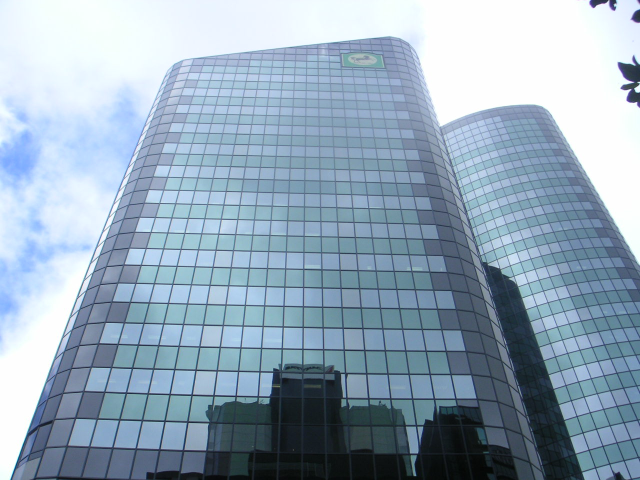
#> input picture resources/skyscrapper.jpg, 1280 x 960 px (shown at 1/2 size)
$ jupyter execute --allow-errors '023.Line Detection.ipynb'   (shell and % lines are left out)   (Python 2 division)
#> lines starting #> are read from the running program, lines starting #| are printed output that depends on the picture; after the words box and inside, x2 and y2 are one past the last pixel; in counts of white or black regions, pixels touching at a corner belong together
### notebook_util.py
from functools import partial

def imshow(cv2, name, input, fig_size=None, cmap="gray"):
    """
    params:
        name - The "title" that would show on OpenCv window.
        input - the input data
        **the two params are the existing parameters in opencv.imshow**
        fig_size - receives a tuple for the image size to be printed in the notebook
        cmap - a matplotlib-compliant color map code to use in our image
    """
    ## by default, we'll infer the image rendering size by the input shape
    ## assuming a density of 80 dpi
    if fig_size is None:
        dpi = 80
        im_data = input
        try:
            height, width, depth = im_data.shape
        except:
            height, width = im_data.shape
        fig_size = width / float(dpi), height / float(dpi)

    try:
        input = cv2.cvtColor(input,cv2.COLOR_BGR2RGB)
    except :
        input = input

    import matplotlib.pyplot as plt
    get_ipython().magic(u'matplotlib inline')

    fig, ax = plt.subplots(figsize=fig_size)
    print("Showing Image: {}".format(name))
    ax.imshow(input, interpolation='none', aspect="auto", cmap=cmap)
    plt.show()

def override_imshow(cv2):
    ## from now on, cv2.imshow will call our function instead.
    cv2.imshow = partial(imshow, cv2)

### 023.Line Detection.ipynb
[cell 1]
import notebook_util
import cv2
from matplotlib import pyplot as plt
import numpy as np
notebook_util.override_imshow(cv2)

## Hough Lines

#> (a cell that did not finish here is left out)

[cell 3]
import cv2
import numpy as np

img = cv2.imread('resources/skyscrapper.jpg')
#> img is the input picture: shape (960, 1280, 3); mean B, G, R 184.8, 167.7, 147.8
gray = cv2.cvtColor(img,cv2.COLOR_BGR2GRAY)
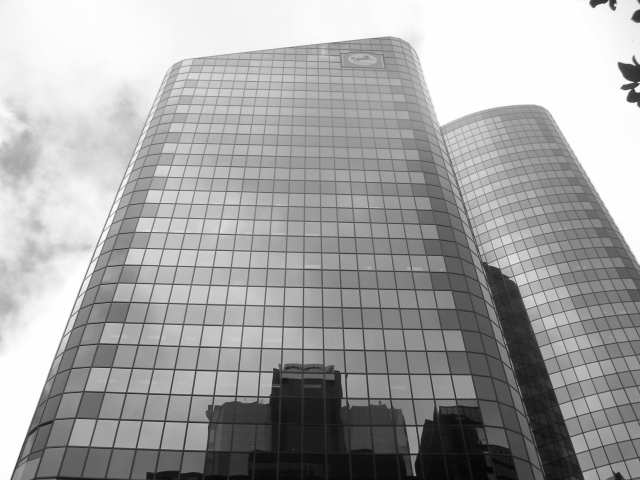
#> gray: shape (960, 1280) (shown at 1/2 size); min 3, max 255, mean 163.7
edges = cv2.Canny(gray,50,150,apertureSize = 3)
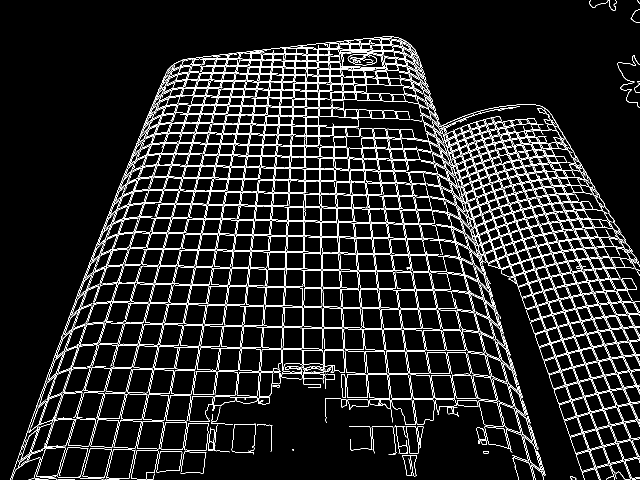
#> edges: shape (960, 1280) (shown at 1/2 size); 8.4% white in thin lines or dots

lines = cv2.HoughLines(edges,1,np.pi/180, 223)
#> lines = 196 rows, first 8: [-652, 3.09], [-649, 3.09], [686, 1.59], [-798, 2.79], [-817, 2.74], [-805, 2.78], [-766, 2.86], [-763, 2.86]
for [[rho,theta]] in lines:
    a = np.cos(theta)
    b = np.sin(theta)
    x0 = a*rho
    y0 = b*rho
    x1 = int(x0 + 1000*(-b))
    y1 = int(y0 + 1000*(a))
    x2 = int(x0 - 1000*(-b))
    y2 = int(y0 - 1000*(a))

    cv2.line(img,(x1,y1),(x2,y2),(0,0,255),2)
#> this loop made 196 passes
#> (rho, theta, a, b, x0, y0, x1, y1) on passes 1 to 3: (-652, 3.09, -0.999, 0.0523, 651.1, -34.12, 598, -1032), (-649, 3.09, -0.999, 0.0523, 648.1, -33.97, 595, -1032), (686, 1.59, -0.0175, 1, -11.97, 685.9, -1011, 668)
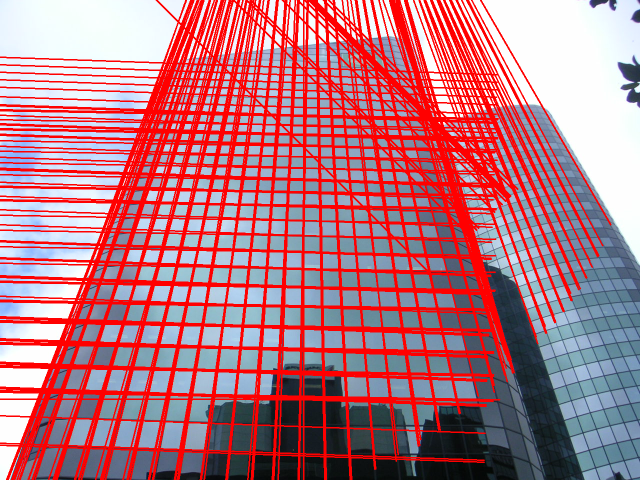
#> img: shape (960, 1280, 3) (shown at 1/2 size); mean B, G, R 128.2, 117.2, 182.4

cv2.imshow('houghlines3.jpg',img)

## Probabilistic Houg Lines

[cell 4]
import cv2
import numpy as np

# Grayscale and Canny Edges extracted
image = cv2.imread('resources/skyscrapper2.jpg')
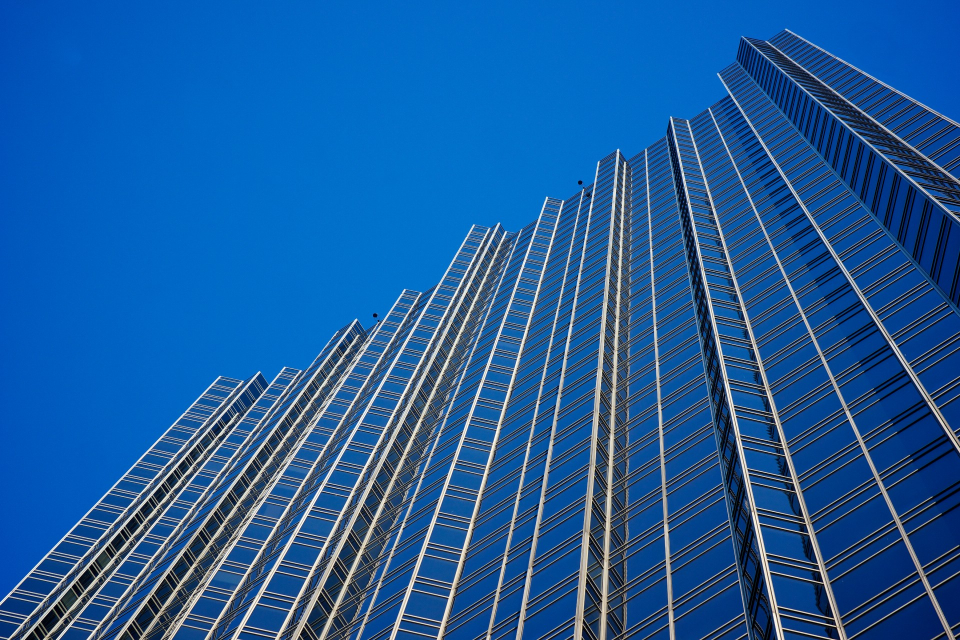
#> input picture resources/skyscrapper2.jpg, 1920 x 1280 px (shown at 1/2 size)
#> image is the input picture: shape (1280, 1920, 3); mean B, G, R 155.7, 91.5, 29.4
gray = cv2.cvtColor(image, cv2.COLOR_BGR2GRAY)
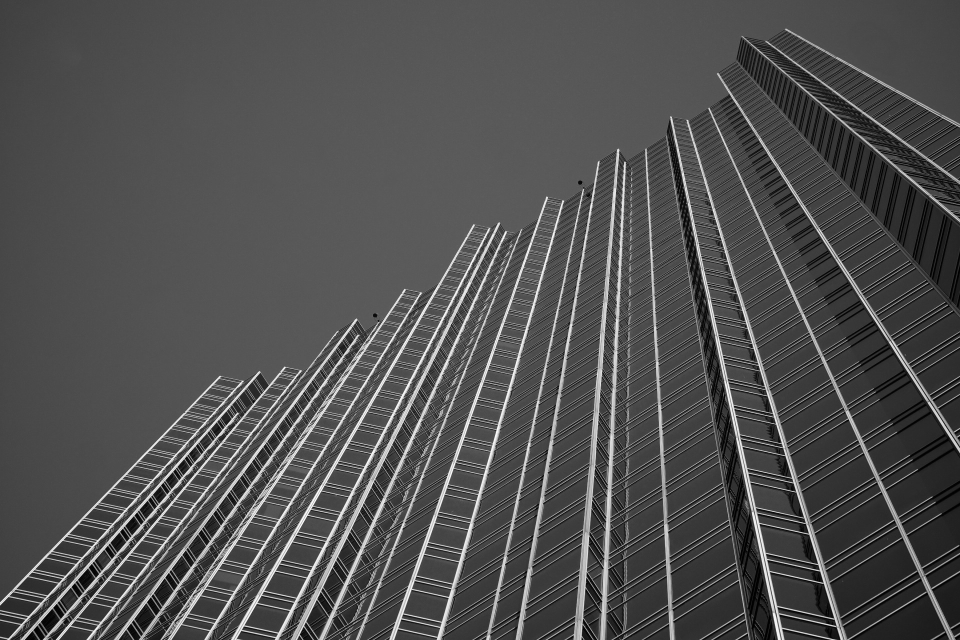
#> gray: shape (1280, 1920) (shown at 1/2 size); min 0, max 255, mean 80.2
edges = cv2.Canny(gray, 100, 170, apertureSize = 3)
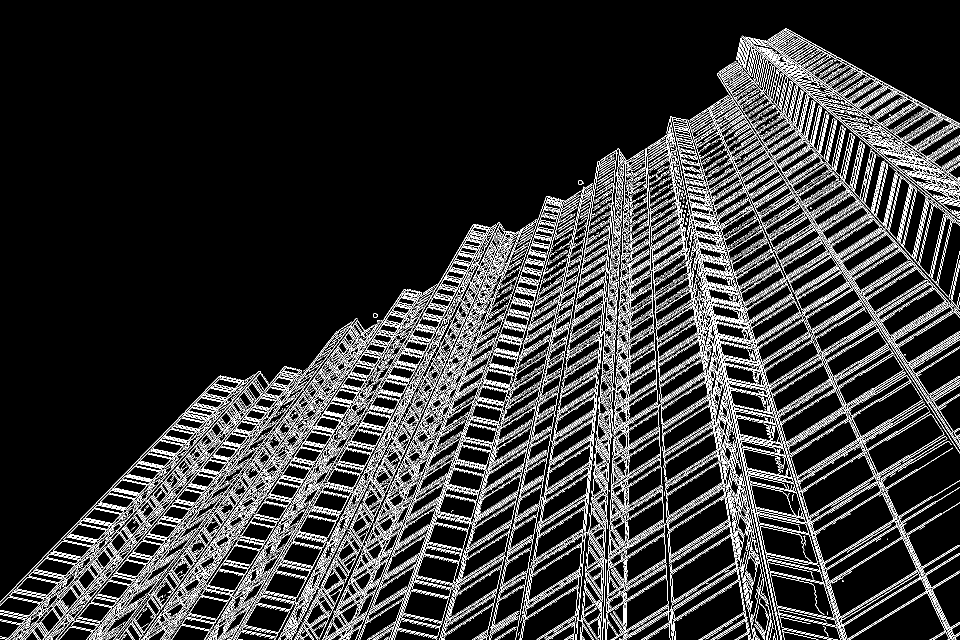
#> edges: shape (1280, 1920) (shown at 1/2 size); 12% white in thin lines or dots

# Again we use the same rho and theta accuracies
# However, we specific a minimum vote (pts along line) of 100
# and Min line length of 5 pixels and max gap between lines of 10 pixels
lines = cv2.HoughLinesP(edges, 1, np.pi / 180, 200, 10, 5)
print lines.shape
#| (3013, 1, 4)

for [[x1, y1, x2, y2]] in lines:
    cv2.line(image, (x1, y1), (x2, y2),(0, 255, 0), 3)
#> this loop made 3013 passes
#> (x1, y1, x2, y2) on passes 1 to 3: (1296, 297, 1321, 281), (378, 898, 383, 894), (1268, 320, 1286, 308)
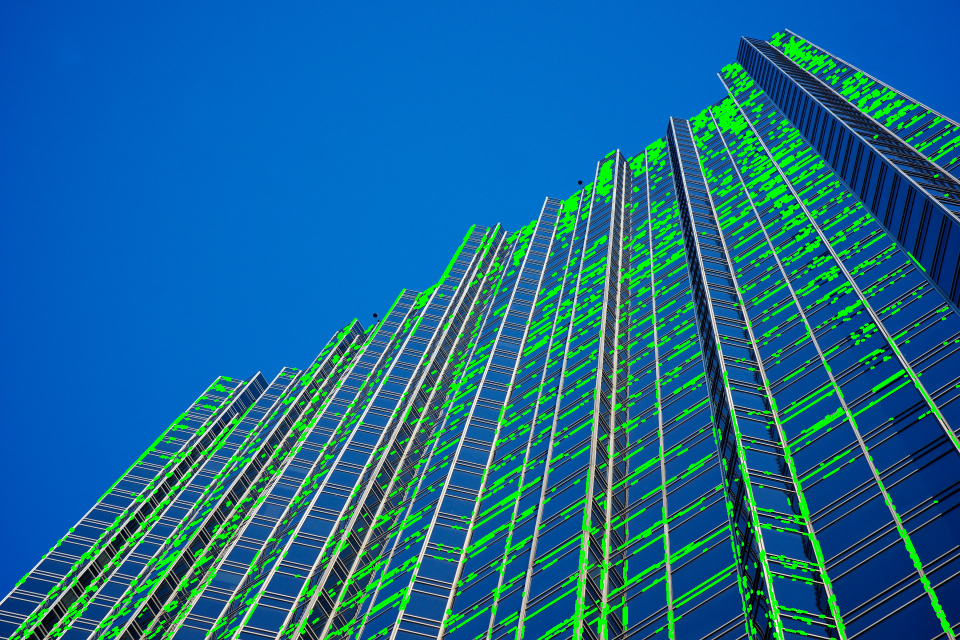
#> image: shape (1280, 1920, 3) (shown at 1/2 size); 8.09% of pixels changed, all inside (x1, y1, x2, y2) = (17, 64, 1920, 1280)

cv2.imshow('Probabilistic Hough Lines', image, (15,15))
